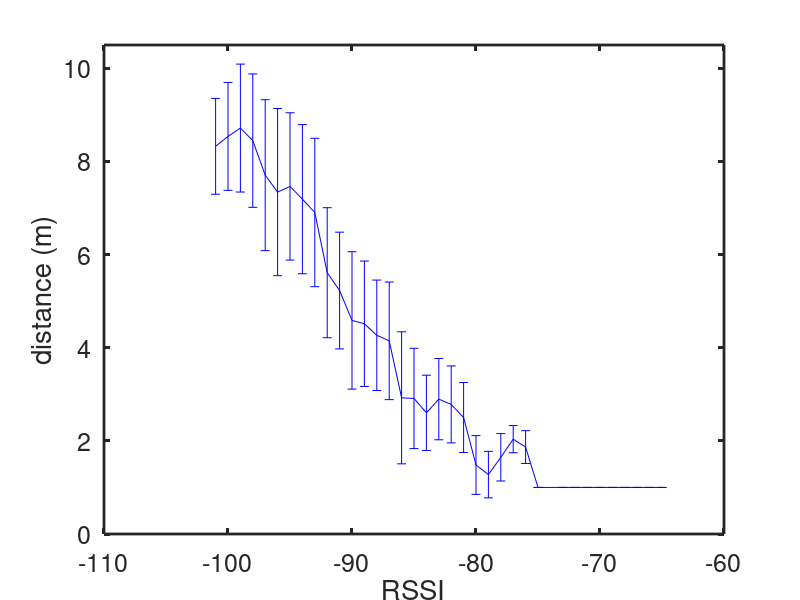

Source code (MATLAB): (Note: this script raises an error after producing the figure.)
clc;clear all; close all;
%{
dist_rssi_aggr=[];

%i=[0.3:0.3:5.1 6.0:0.9:15.0 18.0:3.0:66.0];
%i=[0.3:0.3:5.1 6.0:0.9:15.0 18.0:3.0:30.0];
%for i = 0.2:0.2:3.0
for i = 1.0:1:10.0
    for j=1:1:5
        input = load(strcat(sprintf('%0.1f',i),'m_',num2str(j),'.txt'));
        input = input(1:500,:);
        current_dist_rssi = [i*ones(500,1) input];
        dist_rssi_aggr = [dist_rssi_aggr;current_dist_rssi];
    end
end

dlmwrite('dist_rssi_aggr.txt', dist_rssi_aggr, 'delimiter','\t');%, '-append');

dist_rssi_aggr = load('dist_rssi_aggr.txt');
sorted_dist_rssi_aggr = sortrows(dist_rssi_aggr(),-2); % sorted the RSSI in descending order
num_rssi = length(sorted_dist_rssi_aggr);
previous_rssi = 0; 
rssi_list = []; % List of rssi values in descending order
for i=1:num_rssi
    current_rssi = sorted_dist_rssi_aggr(i,2);
    if current_rssi < previous_rssi
        rssi_list = [rssi_list current_rssi];
        dlmwrite(strcat('dist_rssi_',sprintf('%0.1f',current_rssi),'.txt'), sorted_dist_rssi_aggr(i,:), 'delimiter','\t');%, '-append');
    end
    if current_rssi == previous_rssi
        dlmwrite(strcat('dist_rssi_',sprintf('%0.1f',current_rssi),'.txt'), sorted_dist_rssi_aggr(i,:), 'delimiter','\t','-append');
    end
    previous_rssi = current_rssi;
end

max_rssi = max(sorted_dist_rssi_aggr(:,2))
min_rssi = min(sorted_dist_rssi_aggr(:,2))

delete dist_mean_std_diff_rssi.txt
for i = rssi_list 
    current_dist_rssi = load(strcat('dist_rssi_',sprintf('%0.1f',i),'.txt'));
    mean_dist = mean(current_dist_rssi(:,1));
    std_dist = std(current_dist_rssi(:,1));
    rssi_mean_std = [i mean_dist std_dist];
    dlmwrite('dist_mean_std_diff_rssi.txt', rssi_mean_std, 'delimiter','\t', '-append');
end
%}
rssi_mean_std = load('dist_mean_std_diff_rssi.txt');
rho_mean = rssi_mean_std(:,2)';
rho_std = rssi_mean_std(:,3)';

figure
x = rssi_mean_std(:,1)';
plot(x,rho_mean,'b');
ylim([0 10.5]);
ylabel('distance (m)');
xlabel('RSSI');
hold on;
h=errorbar(x,rho_mean,rho_std,'b'); set(h,'linestyle','none');
set(gca, 'FontSize', 18, 'LineWidth', 2);
exportfig(gcf,'result_fig/RSSI_vs_dis.eps','height',6,'Width',8,'fontmode','Scaled', 'color', 'rgb');

